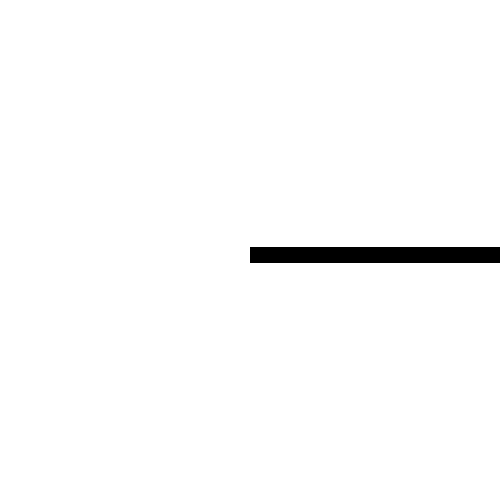
Frame 1 (no input)
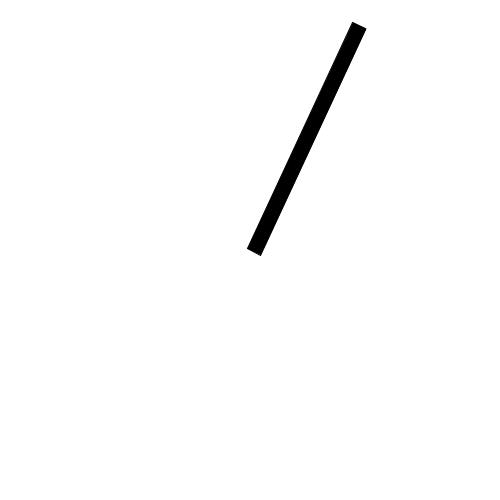
Frame 60 (the mouse pressed at the canvas centre just before this capture)
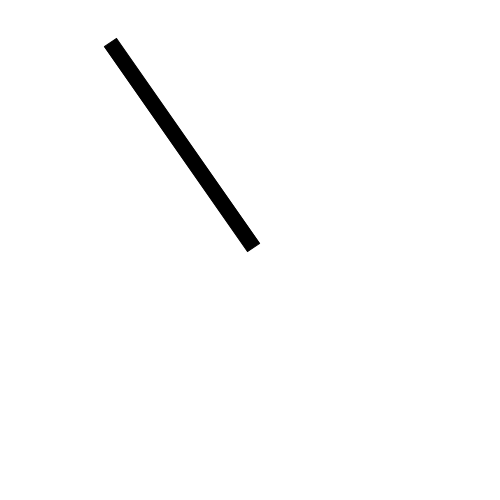
Frame 120 (the mouse held since frame 60 and released just before this capture)

The Processing sketch that drew these frames (run headless with seeded random() and noise(); from frame 60 on, the mouse is pressed at the canvas centre):

// Processing sketch: Aufgabe_4
// ── Aufgabe_4.pde

float angle = 0;

void setup(){
  size(500, 500);
}

void draw() {
  background(255);

  translate(250, 250); 
  rotate(angle); 
  fill(0);
  rect(0, -3, 250, 15); 

  angle += radians(5); 
}


/* Mit translate() kann man Formen verschieben.
 Der x-Parameter gibt die Links- / Rechtsverschiebung an,
der y-Parameter gibt die Aufwärts- / Abwärtsverschiebung an.
Mithilfe von rotate() kann man Formen drehen.
Die Koordinaten werden immer um ihre relative Position zum Ursprung gedreht. 
Positive Zahlen drehen Objekte im Uhrzeigersinn 
und negative Zahlen im Uhrzeigersinn. */
